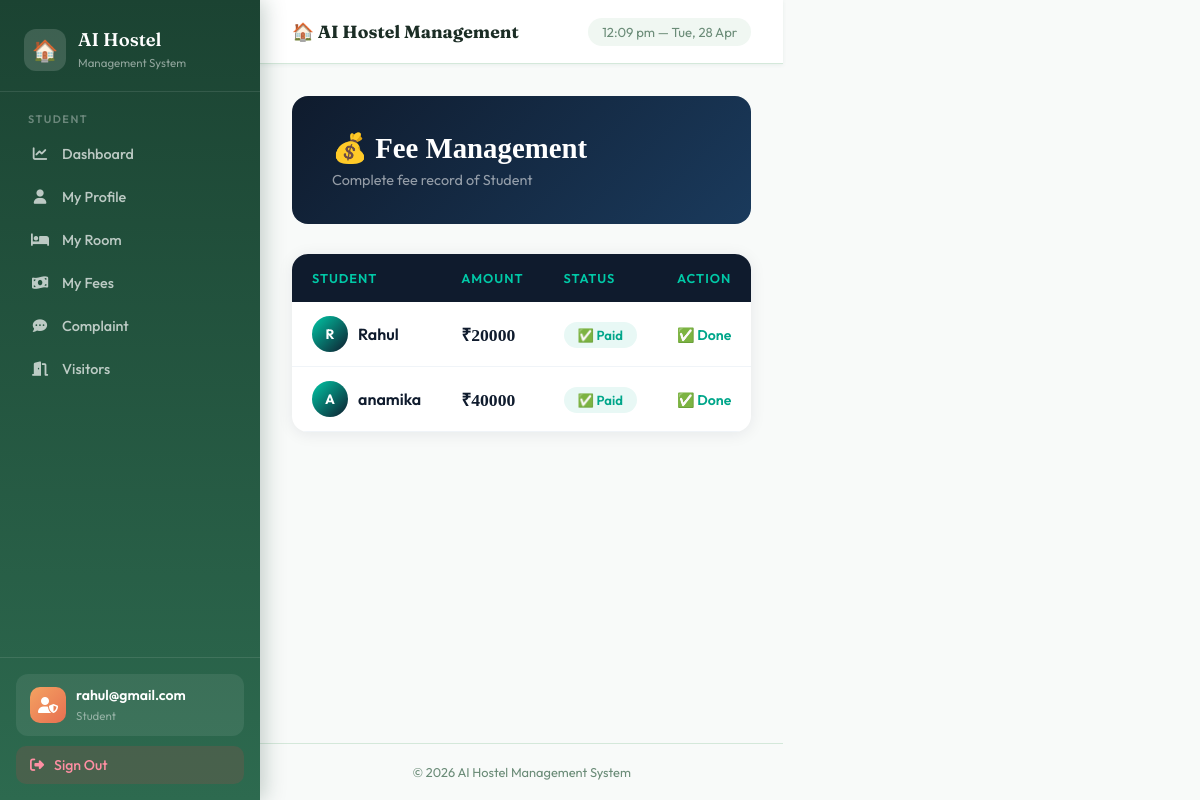
The app's page /fee/ (signed in), older data.
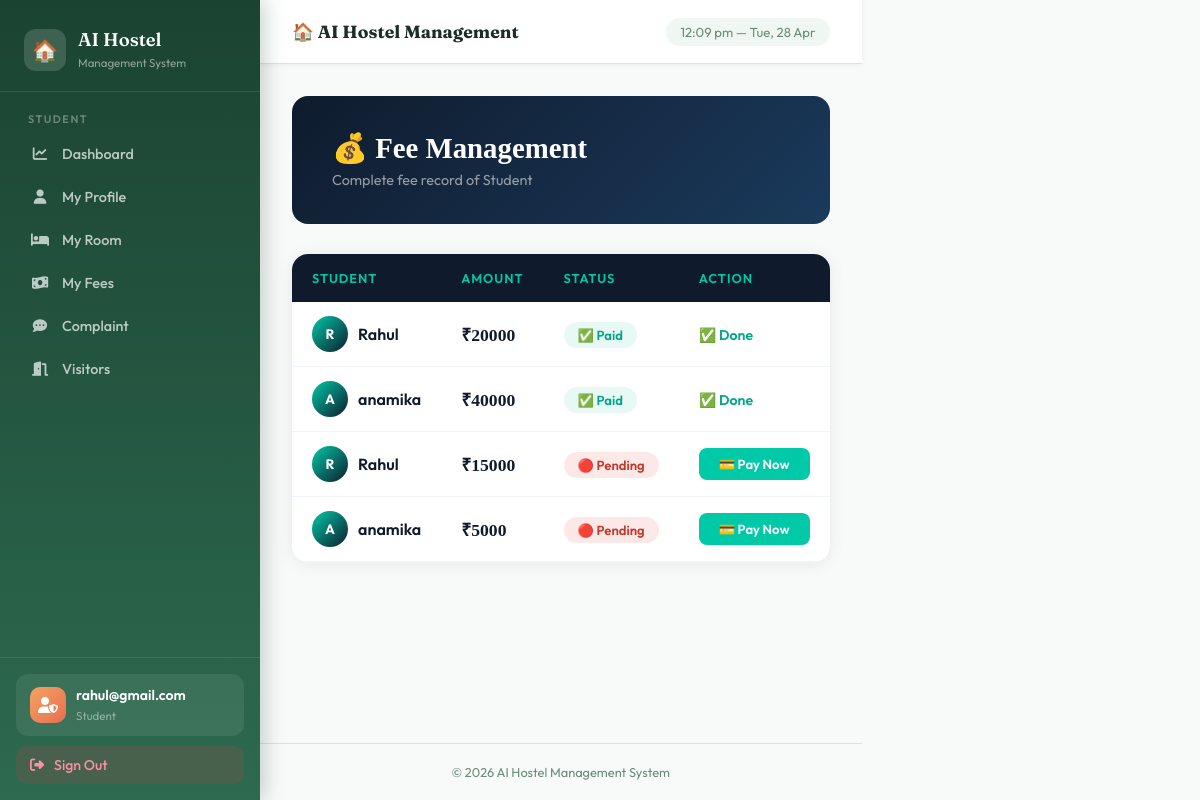
The same page, newer data.
### hostel_app/models.py (models this page shows, shortened)
class Fee(models.Model):
    student = models.ForeignKey(Student, on_delete=models.CASCADE)
    amount = models.IntegerField()
    status = models.CharField(max_length=10, default="Pending")
    due_date = models.DateField(null=True, blank=True)

class Student(models.Model):
    user = models.OneToOneField(User, on_delete=models.CASCADE, null=True, blank=True)
    name = models.CharField(max_length=100)
    email = models.EmailField(unique=True)
    phone = models.CharField(max_length=15)
    course = models.CharField(max_length=100)
    room_number = models.IntegerField(null=True, blank=True)

### hostel_app/views.py (the view)
# urls.py: path('fee/', views.fee, name='fee'),
@login_required(login_url='login')
def fee(request):
    students = Student.objects.all()
    if request.method == "POST":
        student_id = request.POST.get("student")
        amount = request.POST.get("amount")
        Fee.objects.create(student_id=student_id, amount=amount, status="Pending")
        return redirect('fee')
    fees = Fee.objects.all()
    return render(request, 'hostel_app/fee.html', {'students': students, 'fees': fees})

### hostel_app/templates/hostel_app/fee.html (shortened to what this page needs)
{% extends 'hostel_app/base.html' %}
{% block content %}
<div style="
    background: linear-gradient(135deg, #0f1b2d 0%, #1a3a5c 100%);
    border-radius: 16px;
    padding: 35px 40px;
    margin-bottom: 30px;
    display: flex;
    align-items: center;
    justify-content: space-between;
">
    <div>
        <h2 style="font-family:'Playfair Display',serif; color:white; font-size:1.8rem; margin-bottom:6px;">💰 Fee Management</h2>
        <p style="color:rgba(255,255,255,0.55); font-size:0.9rem;">Complete fee record of Student</p>
    </div>
</div>
<div style="
    background: white;
    border-radius: 16px;
    overflow: hidden;
    box-shadow: 0 2px 16px rgba(15,27,45,0.08);
">
    <table style="width:100%; border-collapse:collapse;">
        <thead>
            <tr style="background: #0f1b2d;">
                <th style="padding:16px 20px; text-align:left; color:#00c9a7; font-size:0.8rem; text-transform:uppercase; letter-spacing:1px; font-weight:600;">Student</th>
                <th style="padding:16px 20px; text-align:left; color:#00c9a7; font-size:0.8rem; text-transform:uppercase; letter-spacing:1px; font-weight:600;">Amount</th>
                <th style="padding:16px 20px; text-align:left; color:#00c9a7; font-size:0.8rem; text-transform:uppercase; letter-spacing:1px; font-weight:600;">Status</th>
                <th style="padding:16px 20px; text-align:left; color:#00c9a7; font-size:0.8rem; text-transform:uppercase; letter-spacing:1px; font-weight:600;">Action</th>
            </tr>
        </thead>
        <tbody>
            {% for f in fees %}
            <tr style="border-bottom:1px solid #f0f4f8;"
                onmouseover="this.style.background='#f8fbff'"
                onmouseout="this.style.background='white'">
                <td style="padding:14px 20px;">
                    <div style="display:flex; align-items:center; gap:10px;">
                        <div style="
                            width:36px; height:36px;
                            background: linear-gradient(135deg, #00c9a7, #0f1b2d);
                            border-radius:50%;
                            display:flex; align-items:center; justify-content:center;
                            color:white; font-weight:700; font-size:0.85rem;
                        ">
                            {{ f.student.name|slice:":1"|upper }}
                        </div>
                        <span style="font-weight:600; color:#0f1b2d;">{{ f.student.name }}</span>
                    </div>
                </td>
                <td style="padding:14px 20px;">
                    <span style="font-family:'Playfair Display',serif; font-size:1.1rem; color:#0f1b2d; font-weight:700;">
                        ₹{{ f.amount }}
                    </span>
                </td>
                <td style="padding:14px 20px;">
                    {% if f.status == "Pending" %}
                        <span style="background:#fde8e8; color:#c0392b; padding:5px 14px; border-radius:20px; font-size:0.82rem; font-weight:600;">
                            🔴 Pending
                        </span>
                    {% else %}
                        <span style="background:#e8f8f5; color:#00a68a; padding:5px 14px; border-radius:20px; font-size:0.82rem; font-weight:600;">
                            ✅ Paid
                        </span>
                    {% endif %}
                </td>
                <td style="padding:14px 20px;">
                    {% if f.status == "Pending" %}
                        <a href="/pay_fee/{{ f.id }}/" style="
                            display:inline-block;
                            padding:8px 20px;
                            background: #00c9a7;
                            color: white;
                            text-decoration: none;
                            border-radius: 8px;
                            font-size: 0.82rem;
                            font-weight: 600;
                            transition: background 0.2s;
                        "
                        onmouseover="this.style.background='#00a68a'"
                        onmouseout="this.style.background='#00c9a7'">
                            💳 Pay Now
                        </a>
                    {% else %}
                        <span style="color:#00a68a; font-weight:600; font-size:0.88rem;">✅ Done</span>
                    {% endif %}
                </td>
            </tr>
            {% endfor %}
        </tbody>
    </table>
</div>
{% endblock %}

### hostel_app/templates/hostel_app/base.html (shortened to what this page needs)
<!DOCTYPE html>
<html lang="en">
<head>
<link href="https://cdnjs.cloudflare.com/ajax/libs/font-awesome/6.5.0/css/all.min.css" rel="stylesheet">
</head>
<body>
<div style="display:flex;">
<aside class="sidebar">
<div class="sidebar-brand">
<div class="logo">
<div class="logo-icon">🏠</div>
<div>
<h2>AI Hostel</h2>
<span>Management System</span>
</div>
</div>
</div>
<nav class="sidebar-nav">
{% if request.user.is_staff %}
<div class="nav-section">
<div class="nav-section-title">Main</div>
<a href="/"><i class="fas fa-house"></i> Home</a>
<a href="/dashboard/"><i class="fas fa-chart-line"></i> Dashboard</a>
</div>
<div class="nav-section">
<div class="nav-section-title">Management</div>
<a href="/add-student/"><i class="fas fa-user-plus"></i> Add Student</a>
<a href="/students/"><i class="fas fa-users"></i> Students</a>
<a href="/rooms/"><i class="fas fa-bed"></i> Rooms</a>
<a href="/fees/"><i class="fas fa-money-bill-wave"></i> Fees</a>
</div>
<div class="nav-section">
<div class="nav-section-title">Support</div>
<a href="/complaint/"><i class="fas fa-comment-dots"></i> Complaints</a>
<a href="/visitor/"><i class="fas fa-door-open"></i> Visitors</a>
</div>
{% else %}
<div class="nav-section">
<div class="nav-section-title">Student</div>
<a href="{% url 'student_dashboard' %}">
<i class="fas fa-chart-line"></i> Dashboard
</a>
<a href="{% url 'student_profile' %}">
<i class="fas fa-user"></i> My Profile
</a>
<a href="{% url 'my_room' %}">
<i class="fas fa-bed"></i> My Room
</a>
<a href="{% url 'my_fees' %}">
<i class="fas fa-money-bill-wave"></i> My Fees
</a>
<a href="{% url 'student_complaint' %}">
<i class="fas fa-comment-dots"></i> Complaint
</a>
<a href="{% url 'visitor_request' %}">
<i class="fas fa-door-open"></i> Visitors
</a>
</div>
{% endif %}
</nav>
<div class="sidebar-bottom">
<div class="admin-badge">
<div class="admin-avatar">
<i class="fas fa-user-shield"></i>
</div>
<div class="admin-info">
<h4>{{ request.user.username|default:"User" }}</h4>
<span>
{% if request.user.is_staff %}
Administrator
{% else %}
Student
{% endif %}
</span>
</div>
</div>
<a href="{% url 'logout' %}" class="logout-btn">
<i class="fas fa-sign-out-alt"></i>
Sign Out
</a>
</div>
</aside>
<div class="main-content">
<div class="topbar">
<h3>🏠 AI Hostel Management</h3>
<div class="topbar-time" id="topbar-time"></div>
</div>
<div class="page-content">
{% block content %}{% endblock %}
</div>
<div class="footer">
© 2026 AI Hostel Management System
</div>
</div>
</div>
</body>
</html>

### hostel_app/templates/hostel_app/base.html (style rules this page uses)
:root { --primary:#2d6a4f; --primary-light:#52b788; --primary-pale:#d8f3dc; --accent:#f4a261; --accent-dark:#e76f51; --bg:#f8faf9; --surface:#ffffff; --surface2:#f0f7f2; --text:#1b2d25; --text-muted:#6b8c78; --border:#d4e8da; --danger:#e63946; --shadow-sm:0 1px 4px rgba(45,106,79,0.08); --radius:14px; --radius-sm:8px; }
* { margin:0;padding:0;box-sizing:border-box; }
body { font-family:'Outfit',sans-serif; background:var(--bg); min-height:100vh; color:var(--text); }
.sidebar { width:260px; background:linear-gradient(180deg,#1b4332 0%,#2d6a4f 100%); min-height:100vh; position:fixed; left:0; top:0; z-index:100; display:flex; flex-direction:column; box-shadow:4px 0 20px rgba(27,67,50,0.25); }
.sidebar-brand { padding:28px 24px 20px; border-bottom:1px solid rgba(255,255,255,0.1); }
.logo { display:flex; align-items:center; gap:12px; }
.logo-icon { width:42px; height:42px; background:rgba(255,255,255,0.15); border-radius:12px; display:flex; align-items:center; justify-content:center; font-size:1.3rem; }
.sidebar-brand h2 { font-family:'Fraunces',serif; color:white; font-size:1.15rem; font-weight:600; }
.sidebar-brand span { font-size:0.72rem; color:rgba(255,255,255,0.5); }
.sidebar-nav { flex:1; padding:20px 16px; overflow-y:auto; }
.nav-section { margin-bottom:24px; }
.nav-section-title { font-size:0.68rem; text-transform:uppercase; letter-spacing:1.5px; color:rgba(255,255,255,0.35); font-weight:600; padding:0 12px; margin-bottom:8px; }
.sidebar-nav a { display:flex; align-items:center; gap:12px; padding:11px 14px; color:rgba(255,255,255,0.7); text-decoration:none; border-radius:10px; font-size:0.9rem; font-weight:500; transition:all 0.2s; margin-bottom:3px; }
.sidebar-nav a i { width:20px; text-align:center; font-size:0.9rem; }
.sidebar-bottom { padding:16px; border-top:1px solid rgba(255,255,255,0.1); }
.admin-badge { display:flex; align-items:center; gap:10px; padding:12px 14px; background:rgba(255,255,255,0.08); border-radius:12px; margin-bottom:10px; }
.admin-avatar { width:36px; height:36px; background:linear-gradient(135deg,var(--accent),var(--accent-dark)); border-radius:10px; display:flex; align-items:center; justify-content:center; color:white; font-size:1rem; }
.admin-info h4 { color:white; font-size:0.88rem; font-weight:600; }
.admin-info span { color:rgba(255,255,255,0.45); font-size:0.72rem; }
.logout-btn { display:flex; align-items:center; gap:10px; width:100%; padding:10px 14px; background:rgba(230,57,70,0.15); color:#ff8fa3; border:none; border-radius:10px; font-family:'Outfit',sans-serif; font-size:0.88rem; font-weight:500; cursor:pointer; text-decoration:none; transition:background 0.2s; }
.main-content { margin-left:260px; min-height:100vh; display:flex; flex-direction:column; }
.topbar { background:white; padding:0 32px; height:64px; display:flex; align-items:center; justify-content:space-between; border-bottom:1px solid var(--border); box-shadow:var(--shadow-sm); position:sticky; top:0; z-index:50; }
.topbar h3 { font-family:'Fraunces',serif; font-size:1.1rem; color:var(--text); }
.topbar-time { font-size:0.82rem; color:var(--text-muted); background:var(--surface2); padding:6px 14px; border-radius:20px; }
.page-content { padding:32px; flex:1; }
.footer { text-align:center; padding:20px; color:var(--text-muted); font-size:0.8rem; border-top:1px solid var(--border); }

Row changes from the older to the newer data that the page shows:
added Fee: student.name "R", student.name "Rahul", amount "15000", status "🔴 Pending"
added Fee: student.name "A", student.name "anamika", amount "5000", status "🔴 Pending"
